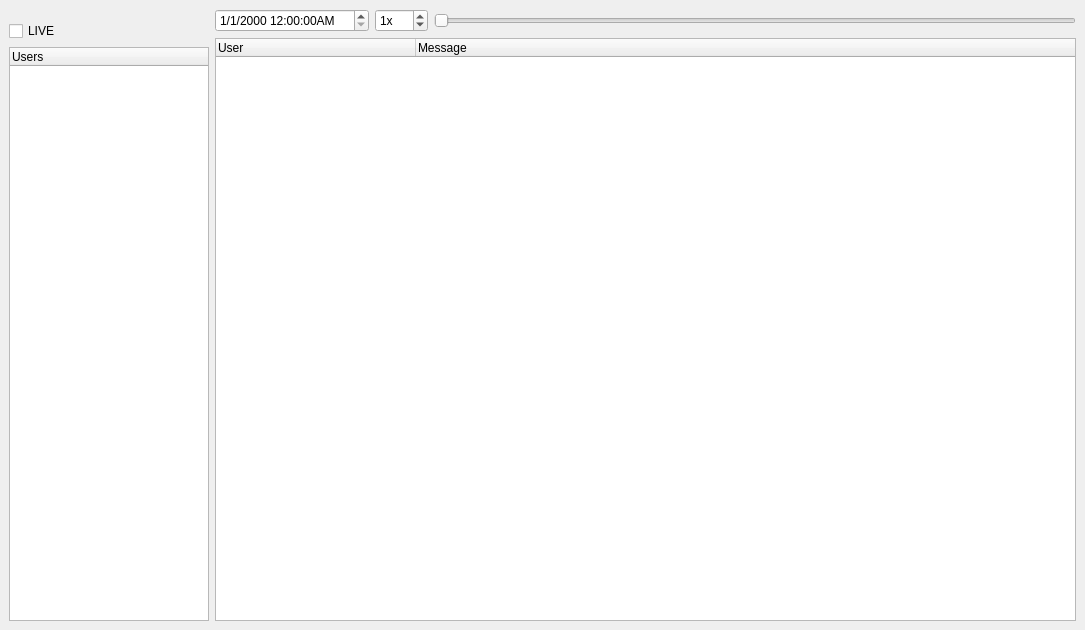
<?xml version="1.0" encoding="UTF-8"?>
<ui version="4.0">
 <class>eventviewerui</class>
 <widget class="QMainWindow" name="eventviewerui">
  <property name="geometry">
   <rect>
    <x>0</x>
    <y>0</y>
    <width>1085</width>
    <height>630</height>
   </rect>
  </property>
  <property name="windowTitle">
   <string>Event Viewer</string>
  </property>
  <widget class="QWidget" name="centralwidget">
   <layout class="QHBoxLayout" name="horizontalLayout_2">
    <item>
     <widget class="QFrame" name="usersFrame">
      <property name="maximumSize">
       <size>
        <width>200</width>
        <height>16777215</height>
       </size>
      </property>
      <property name="frameShape">
       <enum>QFrame::NoFrame</enum>
      </property>
      <property name="frameShadow">
       <enum>QFrame::Plain</enum>
      </property>
      <property name="lineWidth">
       <number>0</number>
      </property>
      <layout class="QVBoxLayout" name="verticalLayout">
       <property name="leftMargin">
        <number>0</number>
       </property>
       <property name="topMargin">
        <number>12</number>
       </property>
       <property name="rightMargin">
        <number>0</number>
       </property>
       <property name="bottomMargin">
        <number>0</number>
       </property>
       <item>
        <widget class="QCheckBox" name="liveCheckbox">
         <property name="text">
          <string>LIVE</string>
         </property>
        </widget>
       </item>
       <item>
        <widget class="QTreeWidget" name="usersTree">
         <property name="indentation">
          <number>0</number>
         </property>
         <column>
          <property name="text">
           <string>Users</string>
          </property>
         </column>
        </widget>
       </item>
      </layout>
     </widget>
    </item>
    <item>
     <widget class="QFrame" name="messagesFrame">
      <property name="frameShape">
       <enum>QFrame::NoFrame</enum>
      </property>
      <property name="frameShadow">
       <enum>QFrame::Plain</enum>
      </property>
      <layout class="QGridLayout" name="gridLayout">
       <property name="leftMargin">
        <number>0</number>
       </property>
       <property name="topMargin">
        <number>0</number>
       </property>
       <property name="rightMargin">
        <number>0</number>
       </property>
       <property name="bottomMargin">
        <number>0</number>
       </property>
       <item row="1" column="0" colspan="3">
        <widget class="QTreeWidget" name="messagesTree">
         <property name="autoExpandDelay">
          <number>-1</number>
         </property>
         <property name="indentation">
          <number>0</number>
         </property>
         <property name="uniformRowHeights">
          <bool>false</bool>
         </property>
         <property name="wordWrap">
          <bool>true</bool>
         </property>
         <attribute name="headerMinimumSectionSize">
          <number>200</number>
         </attribute>
         <attribute name="headerDefaultSectionSize">
          <number>200</number>
         </attribute>
         <column>
          <property name="text">
           <string>User</string>
          </property>
         </column>
         <column>
          <property name="text">
           <string>Message</string>
          </property>
         </column>
        </widget>
       </item>
       <item row="0" column="0">
        <widget class="QDateTimeEdit" name="playbackTime">
         <property name="minimumSize">
          <size>
           <width>150</width>
           <height>0</height>
          </size>
         </property>
         <property name="displayFormat">
          <string>M/d/yyyy h:mm:ssAP</string>
         </property>
        </widget>
       </item>
       <item row="0" column="2">
        <widget class="QSlider" name="playbackProgress">
         <property name="orientation">
          <enum>Qt::Horizontal</enum>
         </property>
        </widget>
       </item>
       <item row="0" column="1">
        <widget class="QSpinBox" name="playbackSpeed">
         <property name="suffix">
          <string>x</string>
         </property>
         <property name="maximum">
          <number>100</number>
         </property>
         <property name="value">
          <number>1</number>
         </property>
        </widget>
       </item>
      </layout>
     </widget>
    </item>
   </layout>
  </widget>
 </widget>
 <resources/>
 <connections/>
</ui>
